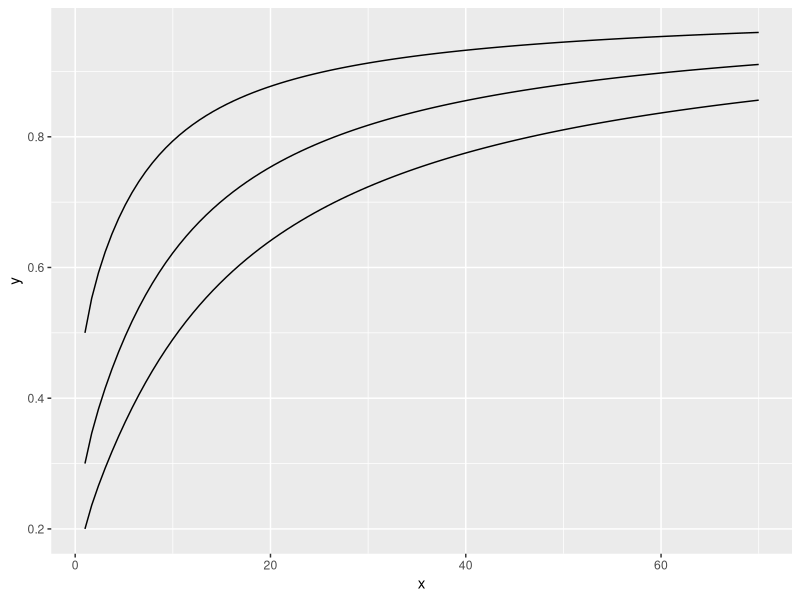

Write the R code that produced this figure.
## ---- chunk 1
knitr::opts_chunk$set(echo = FALSE)
## ---- chunk 2
library(ggplot2)
library(tidyverse)
delta <- .5
share <- .5

data <- tibble(
          x = c(1:70)
        )

lambda <- function(x, share, delta){
              alpha <- 1 + 2*delta*(x-(1-delta^x)/(1-delta))/(x*(1-delta))
              return(share/(share + 1/x*alpha*(1-share)))
          } 
  
  

ggplot(data = data, aes(x = x)) +
  stat_function(fun = lambda, args = c(.5,.5)) +
  stat_function(fun = lambda, args = c(.3,.5)) + 
  stat_function(fun = lambda, args = c(.2,.5))


